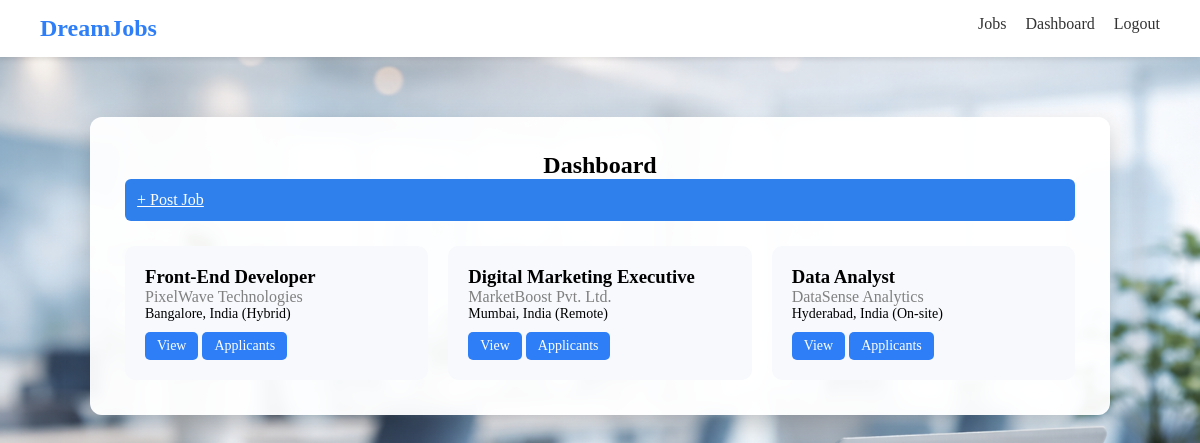
The page /dashboard/ (signed in) on the database as committed earlier.
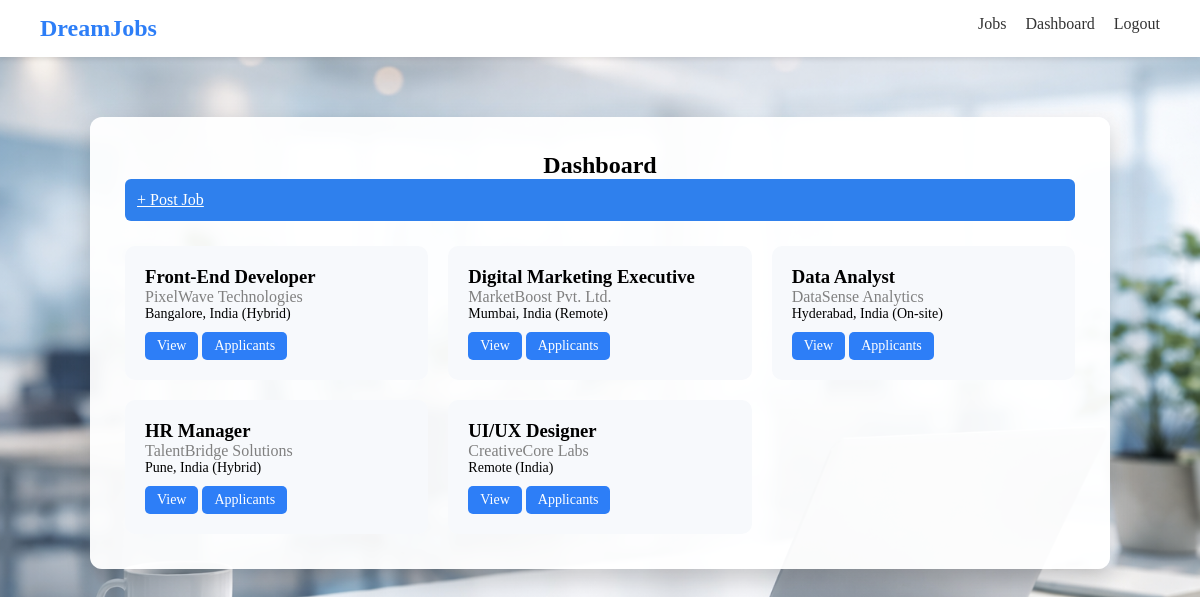
The same page on the database as committed later.
### portal/models.py (models this page shows, shortened)
class Job(models.Model):
    employer = models.ForeignKey(User, on_delete=models.CASCADE)
    title = models.CharField(max_length=200)
    company = models.CharField(max_length=200)
    location = models.CharField(max_length=200)
    description = models.TextField()
    created_at = models.DateTimeField(auto_now_add=True)

### portal/views.py (the view)
# urls.py: path("dashboard/", views.dashboard, name="dashboard"),
@login_required
def dashboard(request):
    user = request.user
    if user.profile.role == "employer":
        jobs = Job.objects.filter(employer=user)
        applied_jobs = {}
    else:
        jobs = Job.objects.all()
        user_applications = Application.objects.filter(applicant=user)
        applied_jobs = {app.job.id: app.status for app in user_applications}
    print("ROLE:", user.profile.role)
    print("APPLICATIONS:", applied_jobs)
    return render(request, "portal/dashboard.html", {
        "jobs": jobs,
        "applied_jobs": applied_jobs,
    })

### portal/templates/portal/dashboard.html (shortened to what this page needs)
{% extends "portal/base.html" %}
{% load static %}
{% load portal_tags %}
{% block content %}
<div class="dashboard-wrapper">
    <div class="dashboard-card">
        <center>
            <h2>Dashboard</h2>
        </center>
        <div class="dashboard-header">
            {% if user.profile.role == "employer" %}
                <a href="{% url 'post_job' %}" class="btn-primary">+ Post Job</a>
            {% endif %}
        </div>
        {% if jobs %}
        <div class="dashboard-grid">
            {% for job in jobs %}
    <div class="dashboard-job-card">
        <h3>{{ job.title }}</h3>
        <p class="company">{{ job.company }}</p>
        <p class="location">{{ job.location }}</p>
        <div class="job-actions">
            <a href="{% url 'job_detail' job.id %}" class="btn-small">View</a>
            {% if user.profile.role == "employer" %}
                <a href="{% url 'view_applicants' job.id %}" class="btn-small btn-secondary">
                   Applicants
                </a>
            {% endif %}
        </div>
    </div>
{% endfor %}
        </div>
        {% else %}
            <p class="empty-text">No jobs posted yet.</p>
        {% endif %}
    </div>
</div>
{% endblock %}

### portal/templates/portal/base.html (shortened to what this page needs)
{% load static %}
<!DOCTYPE html>
<html>
<head>
    <link rel="stylesheet" href="{% static 'css/style.css' %}">
</head>
<body class="{% block body_class %}{% endblock %}">
<nav class="navbar">
    <h2 class="logo">DreamJobs</h2>
    <div>
        <a href="/">Jobs</a>
        <a href="/dashboard/">Dashboard</a>
        {% if user.is_authenticated %}
            <a href="/logout/">Logout</a>
        {% else %}
            <a href="/login/">Login</a>
        {% endif %}
    </div>
</nav>
{% block content %}{% endblock %}
</body>
</html>

### portal/static/css/style.css (style rules this page uses)
* { margin: 0; padding: 0; box-sizing: border-box; }
body { font-family: 'Times New Roman', Times, serif; min-height: 100vh; background-image: url("../images/MC.png"); background-size: cover; background-position: center; background-repeat: no-repeat; background-attachment: fixed; }
.navbar { display: flex; justify-content: space-between; padding: 15px 40px; background: white; box-shadow: 0 2px 5px rgba(0,0,0,0.1); }
.navbar a { margin-left: 15px; text-decoration: none; color: #333; }
.logo { color: #2d7ef7; }
.company { color: gray; }
.location { font-size: 14px; margin-bottom: 10px; }
.btn-primary { width: 100%; padding: 12px; background: #2f80ed; color: white; border: none; border-radius: 6px; font-size: 16px; cursor: pointer; }
.dashboard-wrapper { min-height: 90vh; display: flex; justify-content: center; align-items: flex-start; padding-top: 60px; }
.dashboard-card { width: 85%; max-width: 1100px; background: rgba(255,255,255,0.95); padding: 35px; border-radius: 12px; box-shadow: 0 10px 25px rgba(0,0,0,0.2); }
.dashboard-header { display: flex; justify-content: space-between; align-items: center; margin-bottom: 25px; }
.dashboard-grid { display: grid; grid-template-columns: repeat(auto-fit, minmax(260px, 1fr)); gap: 20px; }
.dashboard-job-card { background: #f7f9fc; padding: 20px; border-radius: 10px; transition: 0.3s; }
.btn-small { display: inline-block; background: #2d7ef7; color: white; padding: 6px 12px; border-radius: 5px; text-decoration: none; font-size: 14px; }

Rows that differ between the two databases and show on the page:
added Job: title "HR Manager", company "TalentBridge Solutions", location "Pune, India (Hybrid)"
added Job: title "UI/UX Designer", company "CreativeCore Labs", location "Remote (India)"
